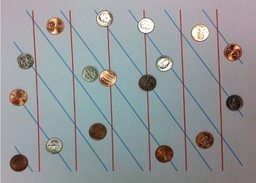
#> input picture Hough-Transform/hough.jpg, 256 x 183 px, shrunk from 666 x 477 before the run, found by its file name
$ python new.py   (older library calls are emulated)
#> lines starting #> are read from the running program, lines starting #| are printed output that depends on the picture; after the words box and inside, x2 and y2 are one past the last pixel; in counts of white or black regions, pixels touching at a corner belong together
# -*- coding: utf-8 -*-
"""
Created on Mon Dec  3 12:59:19 2018

@author: abhis
"""

import cv2
import numpy as np
from matplotlib import pyplot as plt
from copy import deepcopy

def convolve(X,Gx,Gy):
    rows=X.shape[0]
    columns=X.shape[1]

    outx=np.zeros([rows,columns])
    outy=np.zeros([rows,columns])

    for i in range(1,rows-1):
        for j in range(1,columns-1):

            s=Gx[0][0]*X[i-1][j-1]+Gx[0][1]*X[i-1][j]+Gx[0][2]*X[i-1][j+1]+\
                Gx[1][0]*X[i][j-1]+Gx[1][1]*X[i][j]+Gx[1][2]*X[i][j+1]+\
                Gx[2][0]*X[i+1][j-1]+Gx[2][1]*X[i+1][j]+Gx[2][2]*X[i+1][j+1]

            p=Gy[0][0]*X[i-1][j-1]+Gy[0][1]*X[i-1][j]+Gy[0][2]*X[i-1][j+1]+\
                Gy[1][0]*X[i][j-1]+Gy[1][1]*X[i][j]+Gy[1][2]*X[i][j+1]+\
                Gy[2][0]*X[i+1][j-1]+Gy[2][1]*X[i+1][j]+Gy[2][2]*X[i+1][j+1]

            if(s>30 or p>30):

                outx[i-1][j-1]=s
                outy[i-1][j-1]=p

    return outx,outy


def sobel():
    img = cv2.imread("hough.jpg",0)

    #flipped sobel operator
    Gx=np.array([[2,-1,-1],[-1,2,-1],[-1,-1,2]],dtype=np.float)

    #flipped sobel operator
    Gy=np.array([[-1,2,-1],[-1,2,-1],[-1,2,-1]],dtype=np.float)

    G,G1=convolve(img,Gx,Gy)

    return G1


def HoughCircles(input,circles):
    rows = input.shape[0]
    cols = input.shape[1]

    # initializing the angles to be computed
    sinang = dict()
    cosang = dict()

    # initializing the angles
    for angle in range(0,360):
        sinang[angle] = np.sin(angle * np.pi/180)
        cosang[angle] = np.cos(angle * np.pi/180)

    # initializing the different radius
    # For Given Test Image <----------------------PLEASE SEE BEFORE RUNNING------------------------------->
    radius = [i for i in range(10,70)]
    # For Generic Images
    #length=int(rows/2)
    #radius = [i for i in range(5,length)]


    # Initial threshold value
    threshold = 190

    for r in radius:
        #Initializing an empty 2D array with zeroes
        acc_cells = np.full((rows,cols),fill_value=0,dtype=np.uint64)

        # Iterating through the original image
        for x in range(rows):
            for y in range(cols):
                if input[x][y] == 255:# edge
                    # increment in the accumulator cells
                    for angle in range(0,360):
                        b = int(y - round(r * sinang[angle]))
                        a = int(x - round(r * cosang[angle]))
                        if a >= 0 and a < rows and b >= 0 and b < cols:
                            acc_cells[a][b] += 1

        print('For radius: ',r)
        acc_cell_max = np.amax(acc_cells)
        print('max acc value: ',acc_cell_max)

        if(acc_cell_max > 5):

            print("Detecting the circles for radius: ",r)

            # Initial threshold
            acc_cells[acc_cells < 150] = 0

            # find the circles for this radius
            for i in range(rows):
                for j in range(cols):
                    if(i > 0 and j > 0 and i < rows-1 and j < cols-1 and acc_cells[i][j] >= 150):
                        avg_sum = np.float32((acc_cells[i][j]+acc_cells[i-1][j]+acc_cells[i+1][j]+acc_cells[i][j-1]+acc_cells[i][j+1]+acc_cells[i-1][j-1]+acc_cells[i-1][j+1]+acc_cells[i+1][j-1]+acc_cells[i+1][j+1])/9)
                        print("Intermediate avg_sum: ",avg_sum)
                        if(avg_sum >= 33):
                            print("For radius: ",r,"average: ",avg_sum,"\n")
                            circles.append((i,j,r))
                            acc_cells[i:i+5,j:j+7] = 0


def main():


    orig_img = cv2.imread('hough.jpg',0)
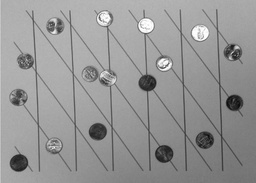
#> orig_img: shape (183, 256); min 11, max 255, mean 150

    # Reading the input image and converting to gray scale
    #input = cv2.imread(img_path,cv2.IMREAD_GRAYSCALE)

    # Create copy of the orignial image
    input_img = deepcopy(orig_img)

    #Steps
    #1. Denoise using Gaussian filter and detect edges using canny edge detector


    #2. Detect Edges using Canny Edge Detector
    edged_image = sobel()
#> after the loop in convolve, `for i in range(1,rows-1):`:
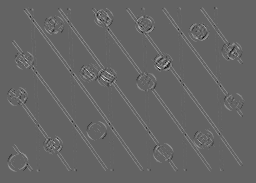
#> outx: shape (183, 256) float64; min -322, max 507, mean 6.6; drawn with min black and max white
#> after the loop in convolve, `for i in range(1,rows-1):`:
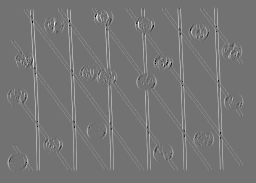
#> outy: shape (183, 256) float64; min -384, max 468, mean 10.2; drawn with min black and max white
    #3. Detect Circle radius
    #4. Perform Circle Hough Transform
    circles = []

    # cv2.imshow('Circle Detected Image',edged_image)

    # Detect Circle
    HoughCircles(edged_image,circles)
#> after the loop in HoughCircles, `for r in radius:`:
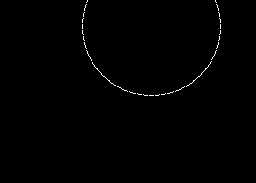
#> acc_cells: shape (183, 256) uint64; values 0 (black) and 1 (white), 0.48% white in thin lines or dots, all inside (x1, y1, x2, y2) = (82, 0, 221, 96)

    # Print the output
    for vertex in circles:
        cv2.circle(orig_img,(vertex[1],vertex[0]),vertex[2],(0,255,0),1)
        cv2.rectangle(orig_img,(vertex[1]-2,vertex[0]-2),(vertex[1]-2,vertex[0]-2),(0,0,255),3)

    print(circles)

    #cv2.imshow('Circle Detected Image',orig_img)
    cv2.imwrite('Circle_Detected_Image.jpg',orig_img)

if __name__ == '__main__':
    main()


'''


import cv2
import numpy as np
from matplotlib import pyplot as plt
from copy import deepcopy

def gaussian_smoothing(input_img):

    gaussian_filter=np.array([[0.109,0.111,0.109],
                              [0.111,0.135,0.111],
                              [0.109,0.111,0.109]])

    return cv2.filter2D(input_img,-1,gaussian_filter)

def canny_edge_detection(input):

    input = input.astype('uint8')

    # Using OTSU thresholding - bimodal image
    otsu_threshold_val, ret_matrix = cv2.threshold(input,0,255,cv2.THRESH_BINARY+cv2.THRESH_OTSU)

    #lower_threshold = otsu_threshold_val * 0.8
    #upper_threshold = otsu_threshold_val * 1.7

    lower_threshold = otsu_threshold_val * 0.4
    upper_threshold = otsu_threshold_val * 1.3

    print(lower_threshold,upper_threshold)

    #print(lower_threshold,upper_threshold)
    edges = cv2.Canny(input, lower_threshold, upper_threshold)
    return edges

def HoughCircles(input,circles):
    rows = input.shape[0]
    cols = input.shape[1]

    # initializing the angles to be computed
    sinang = dict()
    cosang = dict()

    # initializing the angles
    for angle in range(0,360):
        sinang[angle] = np.sin(angle * np.pi/180)
        cosang[angle] = np.cos(angle * np.pi/180)

    # initializing the different radius
    # For Given Test Image <----------------------PLEASE SEE BEFORE RUNNING------------------------------->
    radius = [i for i in range(10,70)]
    # For Generic Images
    #length=int(rows/2)
    #radius = [i for i in range(5,length)]


    # Initial threshold value
    threshold = 190

    for r in radius:
        #Initializing an empty 2D array with zeroes
        acc_cells = np.full((rows,cols),fill_value=0,dtype=np.uint64)

        # Iterating through the original image
        for x in range(rows):
            for y in range(cols):
                if input[x][y] == 255:# edge
                    # increment in the accumulator cells
                    for angle in range(0,360):
                        b = int(y - round(r * sinang[angle]) )
                        a = int(x - round(r * cosang[angle]) )
                        if a >= 0 and a < rows and b >= 0 and b < cols:
                            acc_cells[a][b] += 1

        print('For radius: ',r)
        acc_cell_max = np.amax(acc_cells)
        print('max acc value: ',acc_cell_max)

        if(acc_cell_max > 150):

            print("Detecting the circles for radius: ",r)

            # Initial threshold
            acc_cells[acc_cells < 150] = 0

            # find the circles for this radius
            for i in range(rows):
                for j in range(cols):
                    if(i > 0 and j > 0 and i < rows-1 and j < cols-1 and acc_cells[i][j] >= 150):
                        avg_sum = np.float32((acc_cells[i][j]+acc_cells[i-1][j]+acc_cells[i+1][j]+acc_cells[i][j-1]+acc_cells[i][j+1]+acc_cells[i-1][j-1]+acc_cells[i-1][j+1]+acc_cells[i+1][j-1]+acc_cells[i+1][j+1])/9)
                        print("Intermediate avg_sum: ",avg_sum)
                        if(avg_sum >= 33):
                            print("For radius: ",r,"average: ",avg_sum,"\n")
                            circles.append((i,j,r))
                            acc_cells[i:i+5,j:j+7] = 0


def main():

    img_path = 'hough.jpg'
    #sample_inp1_path = 'circle_sample_1.jpg'

    orig_img = cv2.imread(img_path)

    # Reading the input image and converting to gray scale
    input = cv2.imread(img_path,cv2.IMREAD_GRAYSCALE)

    # Create copy of the orignial image
    input_img = deepcopy(input)

    #Steps
    #1. Denoise using Gaussian filter and detect edges using canny edge detector
    smoothed_img = gaussian_smoothing(input_img)

    #2. Detect Edges using Canny Edge Detector
    edged_image = canny_edge_detection(smoothed_img)
    #3. Detect Circle radius
    #4. Perform Circle Hough Transform
    circles = []
    print('Done')
    # cv2.imshow('Circle Detected Image',edged_image)

    # Detect Circle
    HoughCircles(edged_image,circles)

    # Print the output
    for vertex in circles:
        cv2.circle(orig_img,(vertex[1],vertex[0]),vertex[2],(0,255,0),1)
        cv2.rectangle(orig_img,(vertex[1]-2,vertex[0]-2),(vertex[1]-2,vertex[0]-2),(0,0,255),3)

    print(circles)

    #cv2.imshow('Circle Detected Image',orig_img)
    cv2.imwrite('Circle_Detected_Image.jpg',orig_img)

if __name__ == '__main__':
    main()
'''

$ run again, with Hough-Transform/blue_lines.jpg copied over Hough-Transform/hough.jpg
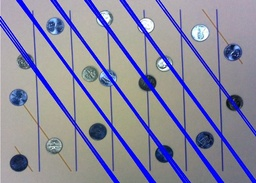
#> input picture Hough-Transform/blue_lines.jpg, 256 x 183 px, shrunk from 666 x 477 before the run, found by its file name
#> after the loop in convolve, `for i in range(1,rows-1):`:
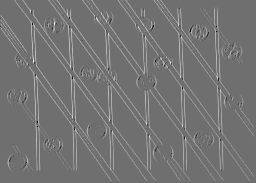
#> outy: shape (183, 256) float64; min -386, max 499, mean 16.2; drawn with min black and max white
#> after the loop in HoughCircles, `for r in radius:`:
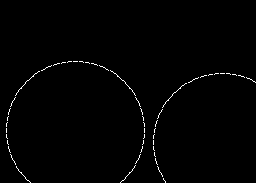
#> acc_cells: shape (183, 256) uint64; values 0 (black) and 1 (white), 0.93% white in thin lines or dots, all inside (x1, y1, x2, y2) = (6, 61, 256, 183)

$ run again, with Hough-Transform/red_line.jpg copied over Hough-Transform/hough.jpg
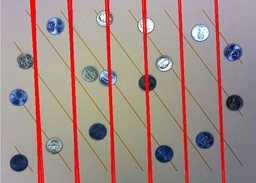
#> input picture Hough-Transform/red_line.jpg, 256 x 183 px, shrunk from 666 x 477 before the run, found by its file name
#> after the loop in convolve, `for i in range(1,rows-1):`:
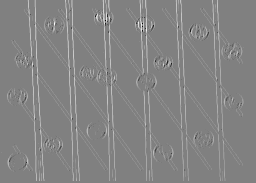
#> outy: shape (183, 256) float64; min -483, max 475, mean 12.8; drawn with min black and max white
#> after the loop in HoughCircles, `for r in radius:`:
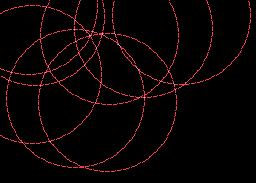
#> acc_cells: shape (183, 256) uint64; 3 distinct labels, from 0 to 2; one colour per label, 0 black
